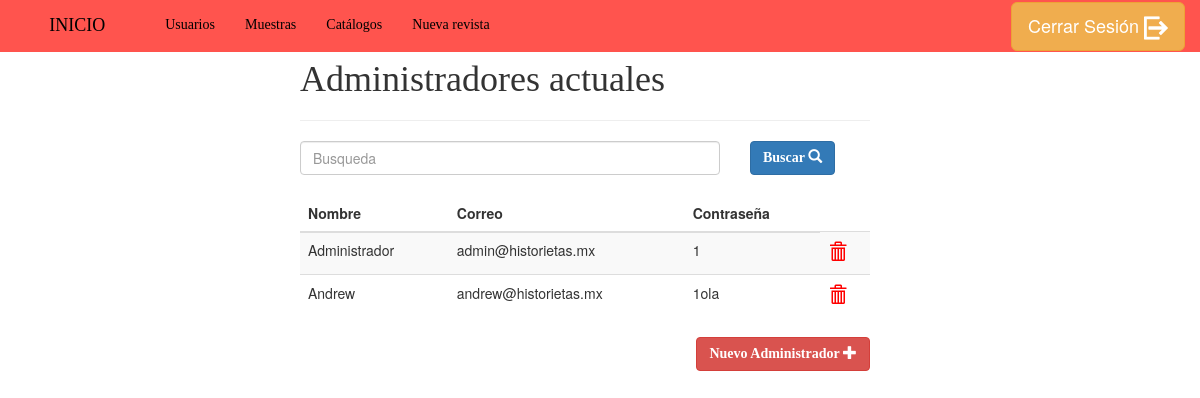
Before: /admin/WebMaster.php?modulo=usuarios (signed in) with the older database file.
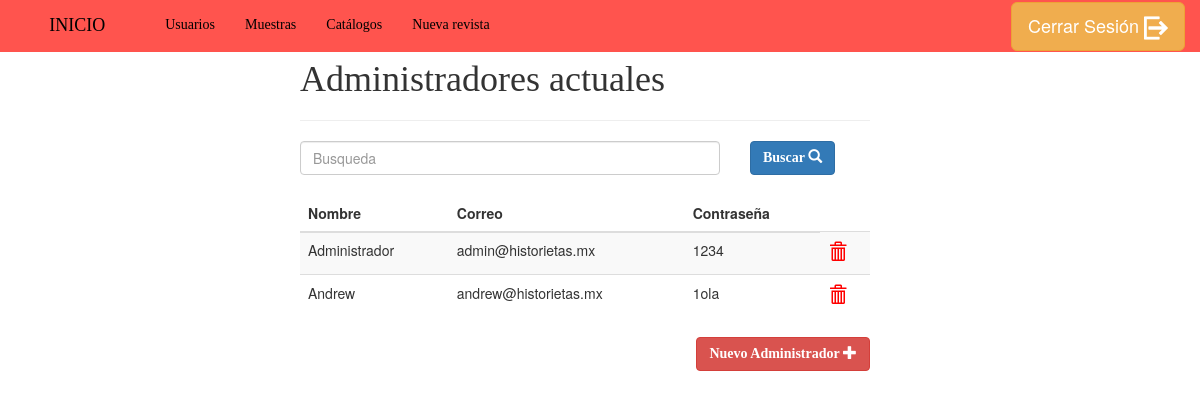
After: the same page with the newer database file.
### tables this page shows
CREATE TABLE `administrador` (
  `id_usuario` int(11) NOT NULL,
  `nombre_usuario` varchar(70) NOT NULL,
  `correo_usuario` varchar(70) NOT NULL,
  `contrasena` varchar(70) NOT NULL
);

### admin/class/ConexionBD.php (called while the page is built, shortened)
<?php
    class ConexionBD
    {
        private static $db = null;
        private static $pdo;
        public static function obtenerInstancia()   {
            if (self::$db === null) {
                self::$db = new self();
            }
            return self::$db;
        }
        public function obtenerBD()     {
            if (self::$pdo == null)     {
                self::$pdo = new PDO(
                    'mysql:dbname=' . BASE_DE_DATOS .
                    ';host=' . NOMBRE_HOST . ";",
                    USUARIO, CONTRASENA,
                    array(PDO::MYSQL_ATTR_INIT_COMMAND => "SET NAMES utf8")
                );
                self::$pdo->setAttribute(PDO::ATTR_ERRMODE, PDO::ERRMODE_EXCEPTION);
            }
            return self::$pdo;
        }
}
?>

### admin/class/Usuarios.php (called while the page is built, shortened)
<?php
	class Usuarios{
		private $pdo;
		function Usuarios(){
			$this->pdo = ConexionBD::obtenerInstancia()->obtenerBD();
		}
		function  buscaAdministradores($busqueda){
			$query = "SELECT * FROM administrador WHERE ( ";
			$palabras = explode(" ",$busqueda);
			$cuantasPalabras = count($palabras);
			$criterios = "";
			for($cont =0; $cont < $cuantasPalabras ; $cont++){
				$criterios .= " nombre_usuario LIKE ? OR ";
				if($cont == ($cuantasPalabras -1 )){
					$criterios .= " correo_usuario LIKE ? ";
				}else{
					$criterios .= " correo_usuario LIKE ? OR ";
				}
			}
			$query .= $criterios . ") ";
			$stm = $this->pdo->prepare($query);
			$palabrasPorCriterio = $cuantasPalabras * 2;
			$position = 0;
			for($c=1 ; $c <= $palabrasPorCriterio; $c++ ){
				$tempParametro = '%'.$palabras[$position].'%';
				$stm->bindParam($c,$tempParametro);
			}
			$stm->execute();
			return $stm->fetchAll();
		}
	}
 ?>

### admin/vista_usuarios.php (the view, shortened to what this page needs)
<?php
require_once 'class/ConexionBD.php';
require_once 'class/Usuarios.php';
?>
 <div class="row" style="width:100%">
     <div class="col-xs-12 col-md-3"></div>
     <div class="col-xs-12 col-md-6">
         <h1 class="comic">Administradores actuales</h1>
         <hr>
         <form action="TransactionsAdmin.php?modulo=buscarAdmins" method="post" name="form-searcAdminds" class="row">
             <div class="col-md-9">
               <input type="text" name="busqueda_admin" id="busqueda_admin" placeholder="Busqueda" class="form-control">
             </div>
             <div class="col-md-3">
                 <button type="submit" class="btn btn-primary comic" style="font-weight: bold">
                     Buscar <i class="glyphicon glyphicon-search"></i>
                 </button>
             </div>
         </form>
         <br>
         <table class="table table-striped tabla-admins">
             <thead>
                 <tr>
                     <th>Nombre</th>
                     <th>Correo</th>
                     <th>Contrase&ntilde;a</th>
             </thead>
             <?php
                 $parametro = "";
                 $admins = new Usuarios();
                 $rs =  $admins->buscaAdministradores($parametro);
                 foreach($rs as $row){
             ?>
                 <tr>
                     <td>
                         <?php echo $row['nombre_usuario'];?>
                     </td>
                     <td>
                         <?php echo $row['correo_usuario'];?>
                     </td>
                     <td>
                         <?php echo $row['contrasena'];?>
                     </td>
                     <td>
                         <a style="color: red;font-size: 18px" href="TransactionsAdmin.php?modulo=borrarAdmin&id=<?php echo $row['id_usuario'];?>">
                             <i class="glyphicon glyphicon-trash"></i>
                         </a>
                     </td>
                 </tr>
             <?php } ?>
         </table>
         <button type="submit" class="btn btn-danger comic" style="font-weight: bold;float: right" data-toggle="modal" data-target="#nuevoAdmin_modal">
             Nuevo Administrador
             <i class="glyphicon glyphicon-plus"></i>
         </button>
     </div>
 </div>

Changed rows visible on the page:
changed administrador "Administrador": contrasena "1" → "1234"
